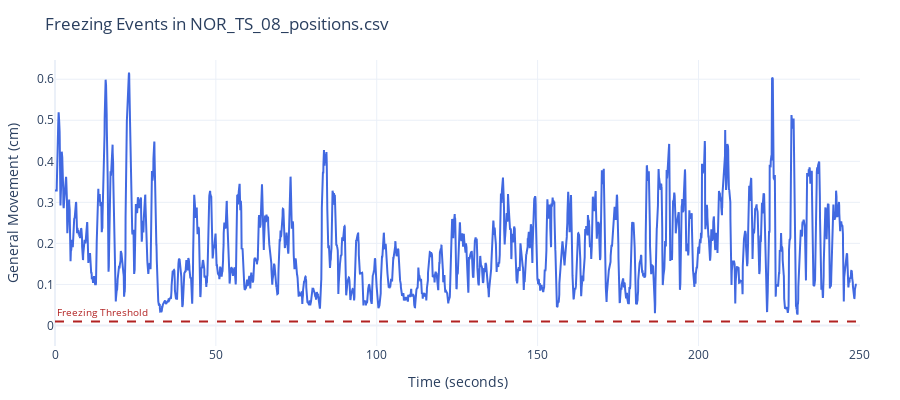

Notebook code for this chart:
### Markdown cell above
---
#### 4.  We can also measure other behaviours, such as freezing

### Code cell
movement = rst.calculate_movement(params, example_path)
rst.plot_freezing_events(params, example_path, movement)

### Figure 1 — Plotly figure (JSON) as saved in the notebook; plotly's stock layout.template omitted (floating-point values rounded to 4 significant figures; data arrays with more than 128 entries replaced by an {"elided": "..."} marker saying what was removed)
{"data": [{"line": {"color": "royalblue"}, "mode": "lines", "name": "Movement", "type": "scatter", "x": {"elided": "7477 float values"}, "y": {"elided": "7477 float values"}}], "layout": {"annotations": [{"font": {"color": "firebrick", "size": 10}, "showarrow": false, "text": "Freezing Threshold", "x": 0, "xanchor": "left", "xref": "x domain", "y": 0.01, "yanchor": "bottom", "yref": "y"}], "height": 400, "legend": {"orientation": "h", "x": 0.5, "xanchor": "center", "y": 1, "yanchor": "bottom"}, "margin": {"b": 40, "l": 40, "r": 40, "t": 60}, "shapes": [{"line": {"color": "firebrick", "dash": "dash"}, "type": "line", "x0": 0, "x1": 1, "xref": "x domain", "y0": 0.01, "y1": 0.01, "yref": "y"}], "title": {"text": "Freezing Events in NOR_TS_08_positions.csv"}, "xaxis": {"range": [0, 250.2], "title": {"text": "Time (seconds)"}}, "yaxis": {"range": [-0.05, 0.6469], "title": {"text": "General Movement (cm)"}}}}
